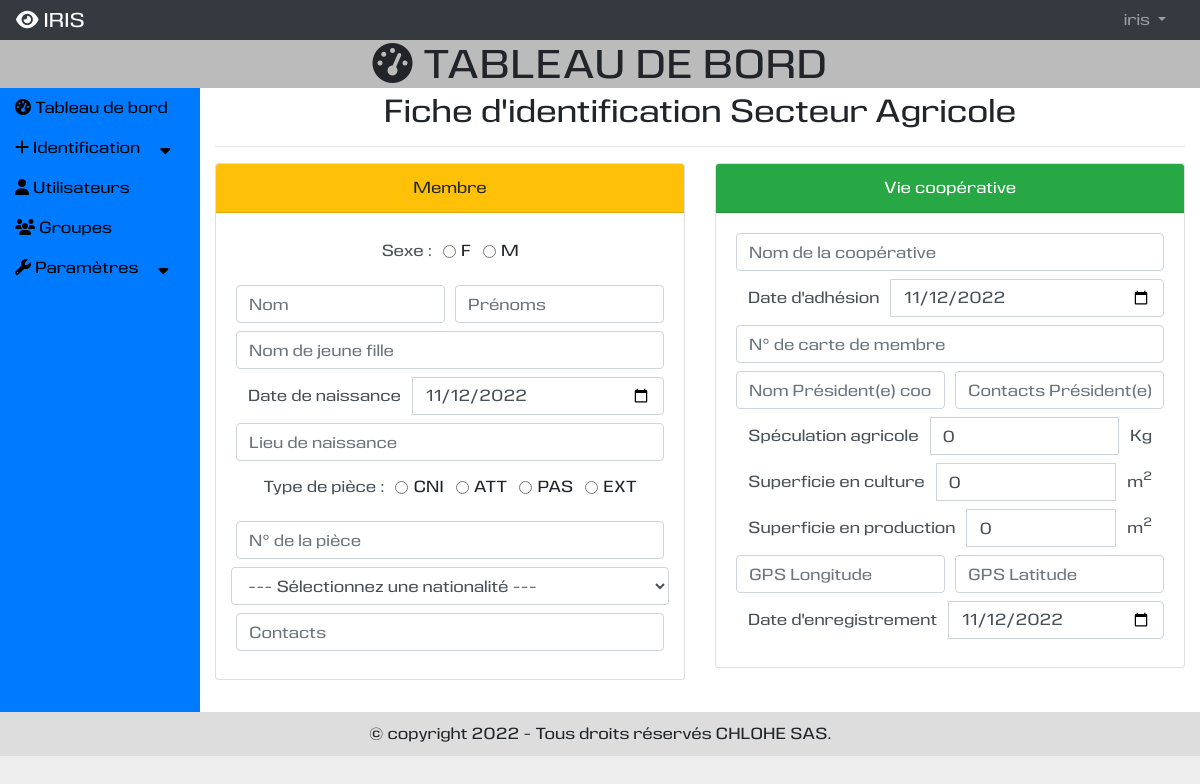
Page /presentation/ajouter-secteuragricole (signed in) on the committed database.
### etatcivil/models.py (models this page shows, shortened)
class TypePiece(models.Model):
    type = models.CharField(max_length=100, unique=True)
    libelle = models.CharField(max_length=250, verbose_name="Libellé", unique=True)

### presentation/views.py (the view)
# urls.py: path('ajouter-secteuragricole', views.ajouter_secteuragricole, name='ajouter_secteuragricole'),
@login_required
@permission_required('vieprofessionnelle.add_membre', raise_exception=True)
def ajouter_secteuragricole(request):
    typepieces = TypePiece.objects.order_by('id')
    nationalites = Nationalite.objects.order_by('id')
    context = {
        'titre': "Identification - Secteur Agricole",
        'typepieces': typepieces,
        'nationalites': nationalites,
    }
    return render(request,"presentation/secteuragricole.html", context)

### presentation/templates/presentation/secteuragricole.html (shortened to what this page needs)
{% extends 'utilisateur/base.html' %}
{% block tableau_de_bord %}
<h2 class="text-center mt-1">
    Fiche d'identification Secteur Agricole
</h2>
<hr />
<form method="post" action="{% url 'presentation:ajouter_secteuragricole' %}" enctype="multipart/form-data" autocomplete="off">
    <div class="row mt-3 mb-3 text-center">
    <div class="col-md-6 mb-3">
        <div class="card text-black">
            <div class="card-header bg-warning">Membre</div>
            <div class="card-body">
                <div class="input-group mb-3 justify-content-center">
                    <div class="input-group-prepend">
                      <label class="input-group-text label-sans-fond">Sexe : </label>
                  </div>
                    <div class="form-check form-check-inline">
                        <input class="form-check-input" type="radio" name="sexe" id="sexefemme" value="F">
                        <label class="form-check-label" for="sexefemme">F</label>
                    </div>
                    <div class="form-check form-check-inline">
                        <input class="form-check-input" type="radio" name="sexe" id="sexehomme" value="M">
                        <label class="form-check-label" for="sexehomme">M</label>
                    </div>
                </div>
                <div class="form-row mb-2">
                    <div class="col">
                      <input type="text" name="nom" class="form-control" placeholder="Nom">
                    </div>
                    <div class="col">
                      <input type="text" name="prenoms" class="form-control" placeholder="Prénoms">
                    </div>
                </div>
                <div class="form-row mb-2">
                    <div class="col">
                      <input type="text" name="nomjeunefille" class="form-control" placeholder="Nom de jeune fille">
                    </div>
                </div>
                <div class="input-group mb-2">
                    <div class="input-group-prepend">
                        <span class="input-group-text label-sans-fond">Date de naissance</span>
                    </div>
                    <input type="date" name="date_naissance" value="{% now 'Y-m-d' %}" class="form-control" >
                </div>
                <div class="form-row mb-2">
                    <div class="col">
                      <input type="text" name="lieunaissancetexte" class="form-control" placeholder="Lieu de naissance">
                    </div>
                </div>
                <div class="input-group mb-3 justify-content-center">
                    <div class="input-group-prepend">
                      <label class="input-group-text label-sans-fond">Type de pièce : </label>
                  </div>
                    {% for typepiece in typepieces %}
                    <div class="form-check form-check-inline">
                        <input class="form-check-input" type="radio" name="typepiece" id="typepiece{{typepiece.id}}" value="{{typepiece.id}}">
                        <label class="form-check-label" for="typepiece{{typepiece.id}}">{{typepiece.type}}</label>
                    </div>
                    {% endfor %}
                </div>
                <div class="form-row mb-2">
                    <div class="col">
                      <input type="text" name="numeropiece" class="form-control" placeholder="N° de la pièce ">
                    </div>
                </div>
                <div class="form-row mb-2">
                  <select name="nationalite" id="select_nationalite" class="form-control" required>
                      <option value="" selected>--- Sélectionnez une nationalité ---</option>
                  </select>
              </div>
                <div class="form-row mb-2">
                    <div class="col">
                      <input type="text" name="contact" class="form-control" placeholder="Contacts">
                    </div>
                </div>
            </div>
        </div>
    </div>
    <div class="col-md-6 mb-3">
        <div class="card text-white">
            <div class="card-header bg-success">Vie coopérative</div>
            <div class="card-body">
                <div class="form-row mb-2">
                    <div class="col">
                      <input type="text" name="cooperative" class="form-control" placeholder="Nom de la coopérative">
                    </div>
                </div>
                <div class="input-group mb-2">
                    <div class="input-group-prepend">
                        <span class="input-group-text label-sans-fond">Date d'adhésion</span>
                    </div>
                    <input type="date" name="dateadhesion" value="{% now 'Y-m-d' %}" class="form-control" >
                </div>
                <div class="form-row mb-2">
                    <div class="col">
                      <input type="text" name="numero_carte" class="form-control" placeholder="N° de carte de membre">
                    </div>
                </div>
                <div class="form-row mb-2">
                    <div class="col">
                      <input type="text" name="presidente" class="form-control" placeholder="Nom Président(e) coop">
                    </div>
                    <div class="col">
                      <input type="text" name="contact_presidente" class="form-control" placeholder="Contacts Président(e)">
                    </div>
                </div>
                <div class="input-group mb-2">
                    <div class="input-group-prepend">
                        <span class="input-group-text label-sans-fond">Spéculation agricole</span>
                    </div>
                    <input type="number" name="speculation_agricole" value="0" class="form-control" >
                    <div class="input-group-append">
                        <span class="input-group-text label-sans-fond">Kg</span>
                    </div>
                </div>
                <div class="input-group mb-2">
                    <div class="input-group-prepend">
                        <span class="input-group-text label-sans-fond">Superficie en culture</span>
                    </div>
                    <input type="number" name="superficie_en_culture" value="0" class="form-control" >
                    <div class="input-group-append">
                        <span class="input-group-text label-sans-fond">m<sup>2</sup></span>
                    </div>
                </div>
                <div class="input-group mb-2">
                    <div class="input-group-prepend">
                        <span class="input-group-text label-sans-fond">Superficie en production</span>
                    </div>
                    <input type="number" name="superficie_en_production" value="0" class="form-control" >
                    <div class="input-group-append">
                        <span class="input-group-text label-sans-fond">m<sup>2</sup></span>
                    </div>
                </div>
                <div class="form-row mb-2">
                    <div class="col">
                      <input type="text" name="gps_longitude" class="form-control" placeholder="GPS Longitude">
                    </div>
                    <div class="col">
                      <input type="text" name="gps_latitude" class="form-control" placeholder="GPS Latitude">
                    </div>
                </div>
                <div class="input-group mb-2">
                    <div class="input-group-prepend">
                        <span class="input-group-text label-sans-fond">Date d'enregistrement</span>
                    </div>
                    <input type="date" name="dateenre" value="{% now 'Y-m-d' %}" class="form-control" >
                </div>
            </div>
        </div>
    </div>
</div>
</form>
{% endblock %}

### templates/nav.html (shortened to what this page needs)
<nav class="navbar navbar-expand-md bg-dark navbar-dark">
  <a class="navbar-brand" href="{% url 'presentation:index' %}"><i class="fas fa-eye"></i> IRIS</a>
  <div class="collapse navbar-collapse" id="collapsNavbar">
    <ul class="navbar-nav">
      {% if not user.is_authenticated %}
      <li class="nav-item">
        <a class="nav-link" href="{% url 'utilisateur:connexion' %}">Connexion</a>
      </li>
      <li class="nav-item">
        <a class="nav-link" href="{% url 'utilisateur:inscription' 0 %}">S'inscrire</a>
      </li>
      {% else %}
      <li class="nav-item dropdown" style="position: relative;">
        <a class="nav-link dropdown-toggle" href="#" id="navbardrop" data-toggle="dropdown">
          {{user.get_username}}
        </a>
      </li>
      {% endif %}
    </ul>
  </div>
</nav>

### static/css/css.css (style rules this page uses)
body { margin: 0px; padding: 0px; background : #EEE; font-family: 'eurocinewebfont'; }
nav { margin: 0px; padding: 0px; padding: 10px 10px 0px 10px; height: 40px; background: #DDD; }
nav div { display: flex; flex-direction: row; flex-wrap: wrap; justify-content: flex-end; }
nav div ul { margin: 0px; padding: 0px; list-style-type: none; }
nav div ul li { display: inline-block; margin-right: 10px; }
nav div ul li a { text-decoration: none; }
.label-sans-fond { background:none; border:none; }

### rows in the picture
TypePiece: type "CNI"
TypePiece: type "ATT"
TypePiece: type "PAS"
TypePiece: type "EXT"

### other values in the picture
{{ user.get_username }} "iris"
{{ annee }} "2022"
